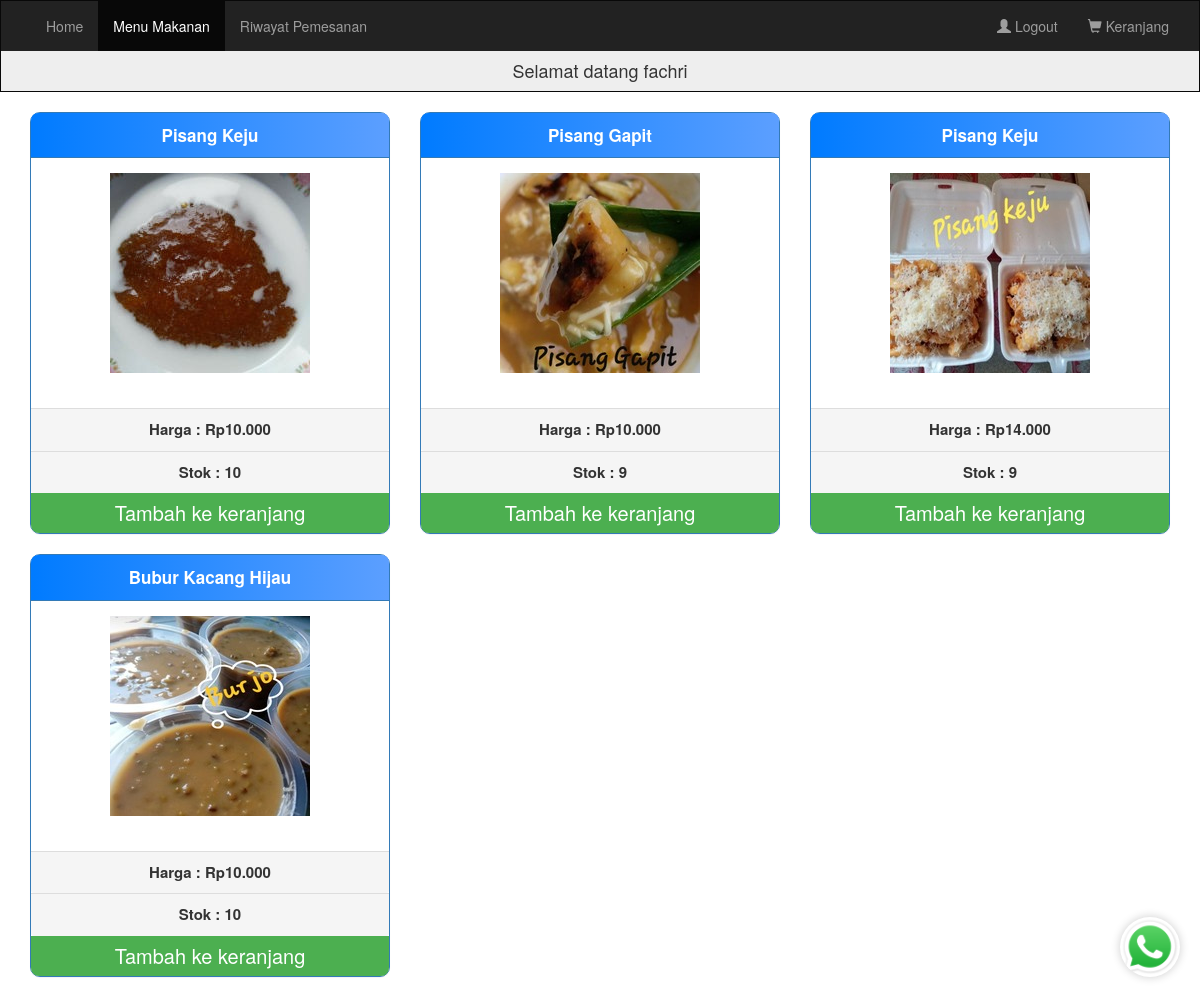
The app's page /menu.php (signed in) with its own data.
### tables this page shows
CREATE TABLE `items` (
  `item_id` int(11) NOT NULL,
  `item_name` varchar(225) NOT NULL,
  `stok` int(11) NOT NULL,
  `harga` decimal(6,3) NOT NULL,
  `item_image` varchar(100) DEFAULT NULL,
  `item_keywords` text DEFAULT NULL,
  `aktif` tinyint(1) NOT NULL DEFAULT 1
);

### menu.php (the view, shortened to what this page needs)
<?php
require("koneksi/koneksi.php");
?>
<html lang="en">
<head>
  <link rel="stylesheet" href="https://maxcdn.bootstrapcdn.com/bootstrap/3.3.7/css/bootstrap.min.css">
  <link rel="stylesheet" href="css/menu.css">
</head>
<body>
  <nav class="navbar navbar-inverse" style="border-radius:0px;">
    <div class="container-fluid">
      <div class="collapse navbar-collapse" id="myNavbar">
        <ul class="nav navbar-nav">
          <li><a href="home.php">Home</a></li>
          <li class="active"><a href="menu.php">Menu Makanan</a></li>
          <li><a href="history.php">Riwayat Pemesanan</a></li>
        </ul>
        <ul class="nav navbar-nav navbar-right">
          <li><?php
              if (!isset($_SESSION['username'])) {
                echo "<a href='login.php'><span class='glyphicon glyphicon-user'></span> Login</a>";
              } else {
                echo "<a href='logout.php'><span class='glyphicon glyphicon-user'></span> Logout</a>";
              }
              ?></li>
          <li><a href="cart.php"><span class="glyphicon glyphicon-shopping-cart"></span> Keranjang</a></li>
        </ul>
      </div>
    </div>
    <?php if (isset($_SESSION['username'])) { ?>
      <div class="collapse navbar-collapse" style="text-align:center; background-color:#eeeeee; ">
        <h4>Selamat datang <?php echo $_SESSION['cust_name']; ?></h4>
      </div>
    <?php } ?>
  </nav>
  <div class="container">
    <div class="row">
      <?php
      $stmt = $conn->query('select item_id,item_name,harga,stok,item_image from items where aktif=1');
      while ($row = $stmt->fetch(PDO::FETCH_ASSOC)) {
      ?>
        <div class="col-sm-4">
          <div class="panel panel-primary" style="border-radius:10px 10px 10px 10px;">
            <div class="panel-heading" align="center" style="border-radius:7px 7px 0px 0px;"><b style="font-size:17px;"><?php echo $row['item_name']; ?></b></div>
            <div class="panel-body" align="center" style="height:250px; width:auto; "><?php echo '<img src="' . $row['item_image'] . '"  alt="Image">' ?></div>
            <div class="panel-footer" align="center"><b style="font-size:15px;">Harga : Rp<?php echo $row['harga']; ?></b></div>
            <div class="panel-footer" align="center">
              <b style="font-size:15px;">Stok : <?php echo $row['stok']; ?></b>
            </div>
            <?php if ($row['stok'] > 0) { ?>
              <?php if (isset($_SESSION['username'])) { ?>
                <a class="btn btn-tambah btn-md btn-block" href="menu.php?itm_id=<?php echo $row['item_id']; ?>">Tambah ke keranjang</a>
              <?php } else { ?>
                <a class="btn btn-tambah btn-md btn-block" href="login.php" style="pointer-events: none; cursor: default;">Login untuk tambah ke keranjang</a>
              <?php } ?>
            <?php } else { ?>
              <button class="btn btn-light btn-lg btn-block" disabled style="color: red;">Stok habis. Silakan cek kembali nanti.</button>
            <?php } ?>
          </div>
        </div>
      <?php } ?>
    </div>
    <a href="https://wa.me/+6289657172345?text=Halo%20saya%20ingin%20bertanya%20tentang%20produk%20Anda" class="whatsapp-button" target="_blank">
      <img src="Pictures/whatsapp.webp" alt="Logo WhatsApp">
    </a>
</body>
</html>

### css/menu.css (style rules this page uses)
.panel { transition: transform 0.3s ease, box-shadow 0.3s ease; }
.btn-md { font-size: 20px; }
.btn-tambah { background-color: #4caf50; color: white; border: none; border-radius: 0px 0px 8px 8px; }
.whatsapp-button { position: fixed; bottom: 20px; right: 20px; z-index: 1000; transition: transform 0.3s ease, box-shadow 0.3s ease; }
.whatsapp-button img { width: 60px; height: 60px; border-radius: 50%; box-shadow: 0 0 10px rgba(0, 0, 0, 0.2); }

### menu.php (style rules this page uses)
.panel-primary { border-color: linear-gradient(to right, #007bff, #5c9fff); }
.panel-primary>.panel-heading { background: linear-gradient(to right, #007bff, #5c9fff); border-color: linear-gradient(to right, #007bff, #5c9fff); }

### records on screen
items: item_name "Pisang Keju", item_image (picture), harga "10.000", stok "10"
items: item_name "Pisang Gapit", item_image (picture), harga "10.000", stok "9"
items: item_name "Pisang Keju", item_image (picture), harga "14.000", stok "9"
items: item_name "Bubur Kacang Hijau", item_image (picture), harga "10.000", stok "10"

### other values on screen
$_SESSION['cust_name'] "fachri"
